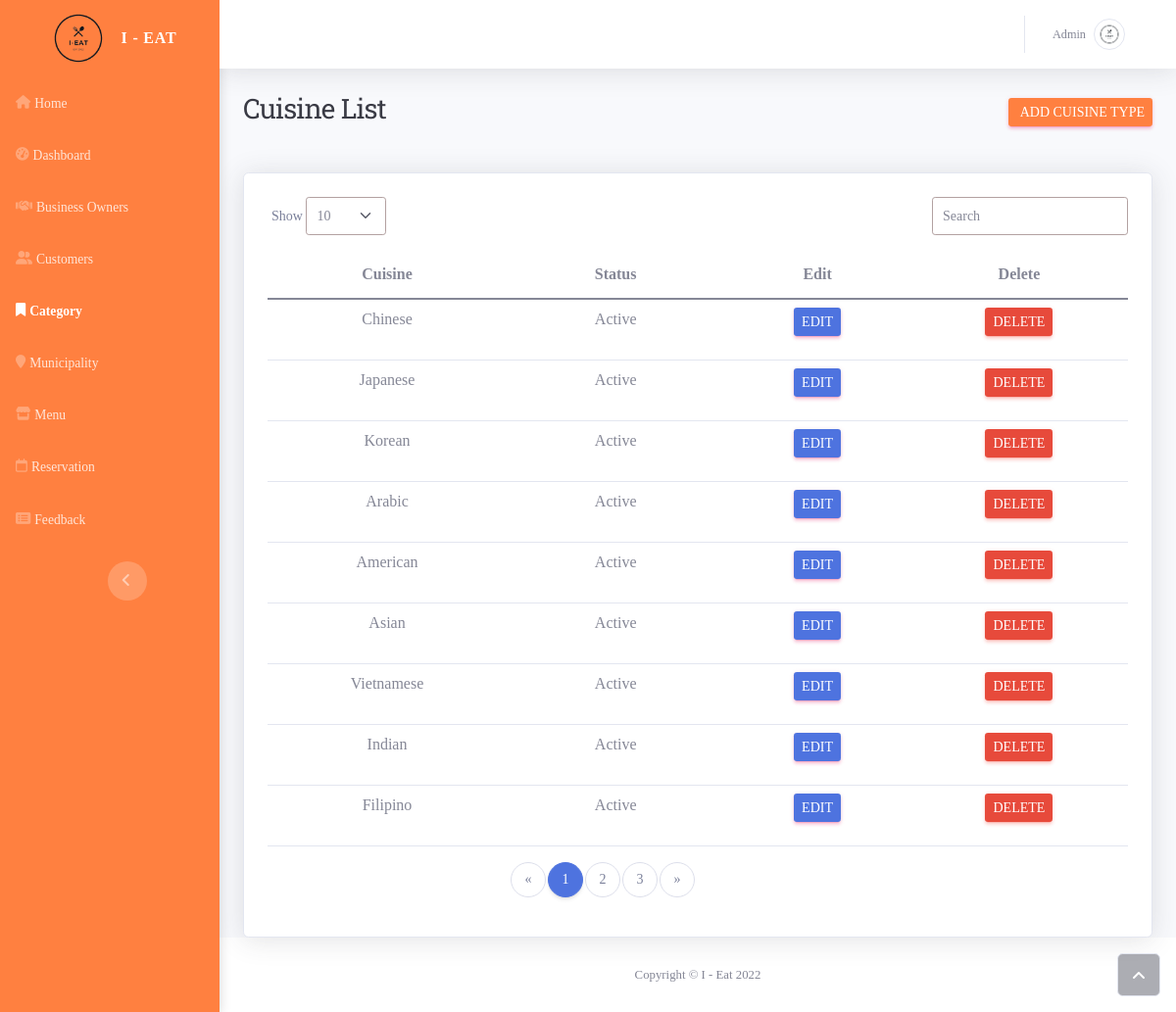
Screenshot of /admin/category.php (signed in) with the database file from the repository.
### tables this page shows
CREATE TABLE `mealcategory` (
  `categoryid` int(11) NOT NULL,
  `categoryname` varchar(255) NOT NULL,
  `status` tinyint(4) NOT NULL DEFAULT 0
);

### functions/myfunctions.php (called while the page is built, shortened)
<?php
include('../config/dbcon.php');
function getAll($table)
{
    global $con;
    $query = "SELECT * FROM $table";
    return $query_run = mysqli_query($con, $query);
}
?>

### admin/category.php (the view, shortened to what this page needs)
<?php
include('includes/header.php');
?>
    <div class="container-fluid">
        <div class="d-sm-flex justify-content-between align-items-center mb-4">
            <h3 class="text-dark mb-4">Cuisine List</h3>
            <a class="btn btn-primary btn-sm d-none d-sm-inline-block" role="button" href="add-category.php" style="background: rgb(255,128,64);border-style: none;"  id="addbtn">&nbsp;Add Cuisine Type</a>
        </div>
        <div class="card shadow">
            <div class="card-body" id = "category_table">
                <div class="row">
                    <div class="col-md-6 text-nowrap">
                        <div id="dataTable_length" class="dataTables_length" aria-controls="dataTable"><label class="form-label">Show&nbsp;<select class="d-inline-block form-select form-select-sm">
                            <option value="10" selected="">10</option>
                            </select>&nbsp;</label>
                        </div>
                    </div>
                        <div class="col-md-6">
                            <div class="text-md-end dataTables_filter" id="dataTable_filter"><label class="form-label"><input type="search" class="form-control form-control-sm" aria-controls="dataTable" placeholder="Search"></label></div>
                            </div>
                        </div>
                        <div class="table-responsive table mt-2" id="dataTable" role="grid" aria-describedby="dataTable_info">
                            <table class="table my-0" id="dataTable">
                                <thead style="text-align:center">
                                    <tr>
                                        <th>Cuisine</th>
                                        <th>Status</th>
                                        <th>Edit</th>
                                        <th>Delete</th>
                                    </tr>
                                </thead>
                                <tbody style="text-align:center">
                                    <?php
                                        $cuisine = getAll("mealcategory");
                                        if(mysqli_num_rows($cuisine ) > 0)
                                        {
                                            foreach($cuisine  as $item)
                                            {
                                            if($_SESSION['role_as'] != 0)
                                            {
                                                ?>
                                                <tr>
                                                    <td><?= $item['categoryname']; ?></td>
                                                    <td><?= $item['status']== '0'? "Active":"Hidden"  ?></td>
                                                    <td>
                                                        <a href="edit-category.php?id=<?= $item['categoryid']; ?>" class="btn btn-sm btn-primary">Edit</a>
                                                    </td>
                                                    <td>
                                                        <button type="button" class="btn btn-sm btn-danger delete_category_btn" value="<?= $item['categoryid']; ?>" >Delete</button>
                                                    </td>
                                                </tr>
                                                <?php
                                            }
                                            }
                                        }
                                        else
                                        {
                                            echo "No records Found";
                                        }
                                    ?>
                                </tbody>
                            </table>
                        </div>
                        <div class="row">
                            <div>
                            <div class="col-md-6">
                                <nav class="d-lg-flex justify-content-lg-end dataTables_paginate paging_simple_numbers">
                                    <ul class="pagination">
                                        <li class="page-item disabled"><a class="page-link" aria-label="Previous" href="#"><span aria-hidden="true">«</span></a></li>
                                        <li class="page-item active"><a class="page-link" href="#">1</a></li>
                                        <li class="page-item"><a class="page-link" href="#">2</a></li>
                                        <li class="page-item"><a class="page-link" href="#">3</a></li>
                                        <li class="page-item"><a class="page-link" aria-label="Next" href="#"><span aria-hidden="true">»</span></a></li>
                                    </ul>
                                </nav>
                            </div>
                        </div>
                    </div>
                </div>
            </div>
        </div>
    </div>
<?php
include('includes/footer.php');
?>

### admin/form.css (style rules this page uses)
* { font-family: 'Tiro Kannada', serif; }
a { text-decoration: none; }

### admin/includes/header.php (style rules this page uses)
.form-control { border: 1px solid #b3a1a1 !important; padding: 8px 10px; }
.form-select { border: 1px solid #b3a1a1 !important; padding: 8px 10px; }

### rows the page displays
mealcategory: categoryname "Chinese", status "Active", $item['categoryid'] 1 (drawn)
mealcategory: categoryname "Japanese", status "Active", $item['categoryid'] 2 (drawn)
mealcategory: categoryname "Korean", status "Active", $item['categoryid'] 3 (drawn)
mealcategory: categoryname "Arabic", status "Active", $item['categoryid'] 4 (drawn)
mealcategory: categoryname "American", status "Active", $item['categoryid'] 5 (drawn)
mealcategory: categoryname "Asian", status "Active", $item['categoryid'] 6 (drawn)
mealcategory: categoryname "Vietnamese", status "Active", $item['categoryid'] 7 (drawn)
mealcategory: categoryname "Indian", status "Active", $item['categoryid'] 8 (drawn)
mealcategory: categoryname "Filipino", status "Active", $item['categoryid'] 9 (drawn)

### other values shown
$_SESSION['auth_user']['name'] "Admin"
